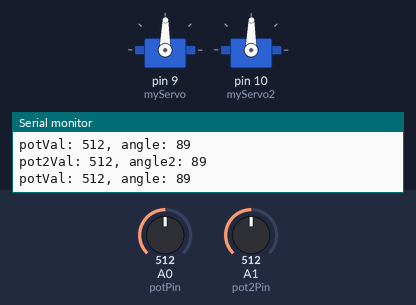
Bench run of a sketch on a simulated Arduino Uno, built with avr-gcc and run on an emulated ATmega328P. On the bench: 2 × servo, the last lines printed to the serial monitor. Inputs (shaded band) come from the test bench; at power-on: A0 (potPin) = 512, A1 (pot2Pin) = 512.

Above: at 1.2 s.
1.3 s: A0 (potPin) set to 561
At 1.7 s:
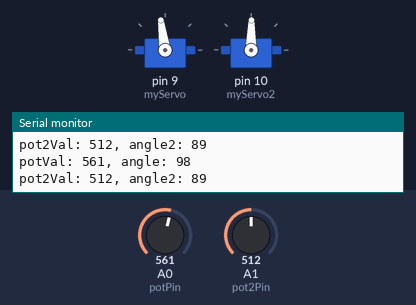
4.3 s: A0 (potPin) set to 583
At 4.6 s:
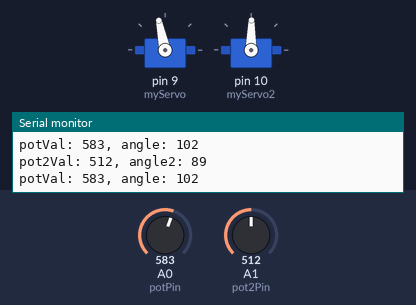
5.8 s: A1 (pot2Pin) set to 555
At 6.4 s:
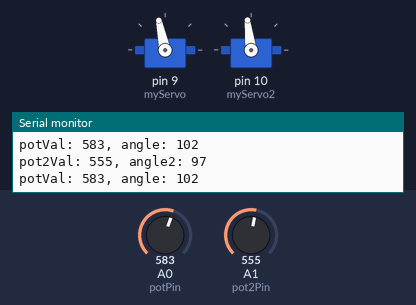
8.8 s: A1 (pot2Pin) set to 584
At 9.6 s:
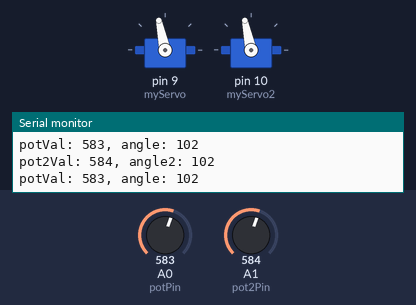
10.3 s: A0 (potPin) set to 511
At 11.2 s:
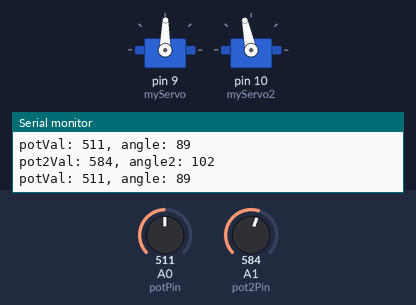
11.8 s: A1 (pot2Pin) set to 306
At 13.0 s:
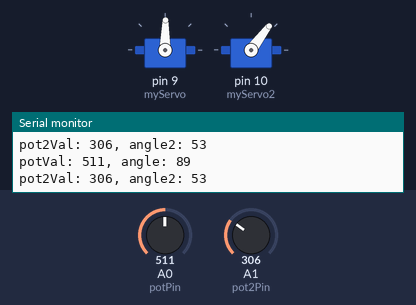
Timing chart, 0 to 14.3 s (numbered marks = the images above; inputs shaded):
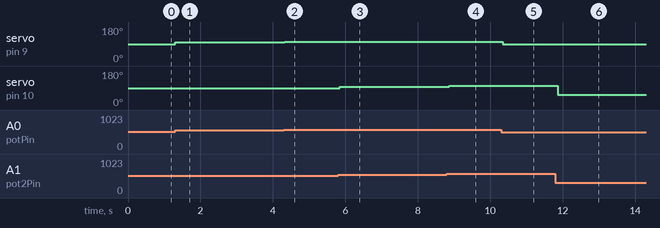

Measured:
- after the input at 1.3 s, servo on pin 9 (myServo): 89° → 98° at once
- after the input at 4.3 s, servo on pin 9 (myServo): 98° → 102° at once
- after the input at 5.8 s, servo on pin 10 (myServo2): 89° → 97° at once
- after the input at 8.8 s, servo on pin 10 (myServo2): 97° → 102° after 0.06 s
- after the input at 10.3 s, servo on pin 9 (myServo): 102° → 89° after 0.05 s
- after the input at 11.8 s, servo on pin 10 (myServo2): 102° → 53° after 0.06 s

The sketch:

Servo_test.ino
```cpp
/*
  Arduino Starter Kit example
  Project 5 - Servo Mood Indicator

  This sketch is written to accompany Project 5 in the Arduino Starter Kit

  Parts required:
  - servo motor
  - 10 kilohm potentiometer
  - two 100 uF electrolytic capacitors

  created 13 Sep 2012
  by Scott Fitzgerald

  https://store.arduino.cc/genuino-starter-kit

  This example code is part of the public domain.
*/

// include the Servo library
#include <Servo.h>

Servo myServo;  // create a servo object
Servo myServo2;  // create a servo object

int const potPin = A0; // analog pin used to connect the potentiometer
int const pot2Pin = A1; // analog pin used to connect the potentiometer
int potVal;  // variable to read the value from the analog pin
int pot2Val;  // variable to read the value from the analog pin

int angle;   // variable to hold the angle for the servo motor
int angle2;   // variable to hold the angle for the servo motor


void setup() {
  myServo.attach(9); // attaches the servo on pin 9 to the servo object
  myServo2.attach(10);
  Serial.begin(9600); // open a serial connection to your computer
}

void loop() {

  potVal = analogRead(potPin); // read the value of the potentiometer
  // print out the value to the Serial Monitor
  Serial.print("potVal: ");
  Serial.print(potVal);
  // scale the numbers from the pot
  angle = map(potVal, 0, 1023, 0, 179);
  // print out the angle for the servo motor
  Serial.print(", angle: ");
  Serial.println(angle);
  // set the servo position
  myServo.write(angle);

  pot2Val = analogRead(pot2Pin); // read the value of the potentiometer
  // print out the value to the Serial Monitor
  Serial.print("pot2Val: ");
  Serial.print(pot2Val);
  // scale the numbers from the pot
  angle2 = map(pot2Val, 0, 1023, 0, 179);
  // print out the angle for the servo motor
  Serial.print(", angle2: ");
  Serial.println(angle2);
  // set the servo position
  myServo2.write(angle2);


  // wait for the servo to get there
  delay(15);
}
```
